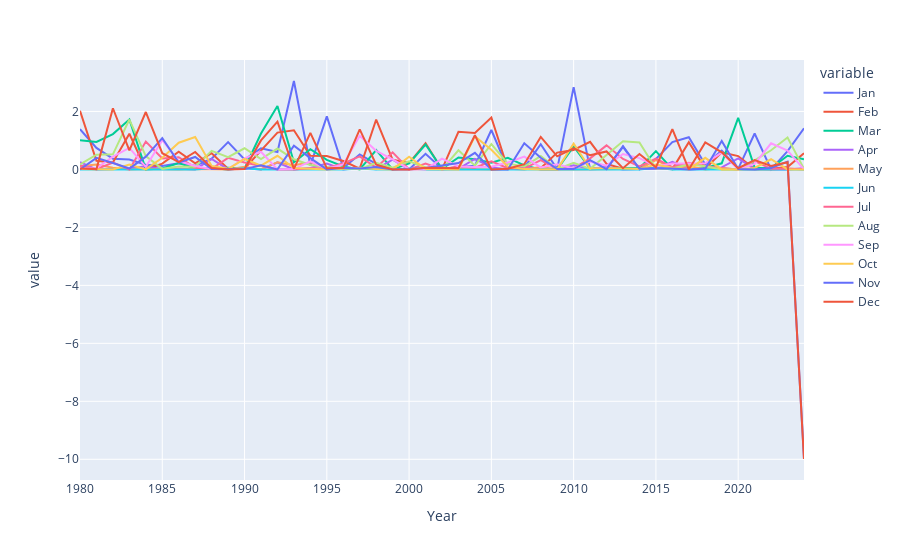

The cell this chart's notebook holds for it:
### Markdown cell above
Looking at the production from each graph, hay alfalfa seems to be the biggest difference from them. Lets see if percipitation levels have something to do with that.

### Code cell
#imperial graph precipitation
fig = px.line(Imperial,
                 x='Year',
                 y=['Jan','Feb','Mar','Apr','May','Jun','Jul','Aug','Sep','Oct','Nov','Dec'],
                 )



fig.show()

### Figure 1 — Plotly figure (JSON) as saved in the notebook; plotly's stock layout.template omitted (floating-point values rounded to 4 significant figures)
{"data": [{"hovertemplate": "variable=Jan<br>Year=%{x}<br>value=%{y}<extra></extra>", "legendgroup": "Jan", "line": {"color": "#636efa", "dash": "solid"}, "marker": {"symbol": "circle"}, "mode": "lines", "name": "Jan", "orientation": "v", "showlegend": true, "type": "scatter", "x": [1980, 1981, 1982, 1983, 1984, 1985, 1986, 1987, 1988, 1989, 1990, 1991, 1992, 1993, 1994, 1995, 1996, 1997, 1998, 1999, 2000, 2001, 2002, 2003, 2004, 2005, 2006, 2007, 2008, 2009, 2010, 2011, 2012, 2013, 2014, 2015, 2016, 2017, 2018, 2019, 2020, 2021, 2022, 2023, 2024], "xaxis": "x", "y": [1.39, 0.74, 0.37, 0.34, 0.16, 0.12, 0.21, 0.13, 0.37, 0.94, 0.34, 0.73, 0.6, 3.05, 0.13, 1.83, 0.05, 0.52, 0.19, 0.01, 0, 0.54, 0.02, 0.07, 0.13, 1.36, 0.02, 0.06, 0.87, 0.01, 2.84, 0.01, 0.02, 0.78, 0, 0.36, 0.94, 1.11, 0.17, 0.65, 0.02, 1.24, 0, 0.63, 1.42], "yaxis": "y"}, {"hovertemplate": "variable=Feb<br>Year=%{x}<br>value=%{y}<extra></extra>", "legendgroup": "Feb", "line": {"color": "#EF553B", "dash": "solid"}, "marker": {"symbol": "circle"}, "mode": "lines", "name": "Feb", "orientation": "v", "showlegend": true, "type": "scatter", "x": [1980, 1981, 1982, 1983, 1984, 1985, 1986, 1987, 1988, 1989, 1990, 1991, 1992, 1993, 1994, 1995, 1996, 1997, 1998, 1999, 2000, 2001, 2002, 2003, 2004, 2005, 2006, 2007, 2008, 2009, 2010, 2011, 2012, 2013, 2014, 2015, 2016, 2017, 2018, 2019, 2020, 2021, 2022, 2023, 2024], "xaxis": "x", "y": [2.02, 0.3, 0.24, 1.23, 0, 0.2, 0.61, 0.21, 0.56, 0.02, 0.03, 0.66, 1.27, 1.35, 0.47, 0.46, 0.29, 0.03, 1.72, 0.33, 0.22, 0.9, 0, 1.3, 1.26, 1.79, 0.02, 0.04, 0.04, 0.58, 0.67, 0.95, 0.19, 0.02, 0.02, 0.05, 0.01, 0.94, 0.03, 0.59, 0.46, 0.01, 0.02, 0.08, 0.56], "yaxis": "y"}, {"hovertemplate": "variable=Mar<br>Year=%{x}<br>value=%{y}<extra></extra>", "legendgroup": "Mar", "line": {"color": "#00cc96", "dash": "solid"}, "marker": {"symbol": "circle"}, "mode": "lines", "name": "Mar", "orientation": "v", "showlegend": true, "type": "scatter", "x": [1980, 1981, 1982, 1983, 1984, 1985, 1986, 1987, 1988, 1989, 1990, 1991, 1992, 1993, 1994, 1995, 1996, 1997, 1998, 1999, 2000, 2001, 2002, 2003, 2004, 2005, 2006, 2007, 2008, 2009, 2010, 2011, 2012, 2013, 2014, 2015, 2016, 2017, 2018, 2019, 2020, 2021, 2022, 2023, 2024], "xaxis": "x", "y": [1.01, 0.95, 1.22, 1.72, 0, 0.03, 0.22, 0.03, 0.03, 0.06, 0.03, 1.24, 2.19, 0.25, 0.7, 0.33, 0.1, 0, 0.67, 0, 0.21, 0.86, 0.02, 0.41, 0.35, 0.23, 0.4, 0.14, 0, 0, 0.79, 0.03, 0.05, 0.05, 0.04, 0.63, 0.01, 0.04, 0.05, 0.21, 1.78, 0.06, 0.05, 0.47, 0.35], "yaxis": "y"}, {"hovertemplate": "variable=Apr<br>Year=%{x}<br>value=%{y}<extra></extra>", "legendgroup": "Apr", "line": {"color": "#ab63fa", "dash": "solid"}, "marker": {"symbol": "circle"}, "mode": "lines", "name": "Apr", "orientation": "v", "showlegend": true, "type": "scatter", "x": [1980, 1981, 1982, 1983, 1984, 1985, 1986, 1987, 1988, 1989, 1990, 1991, 1992, 1993, 1994, 1995, 1996, 1997, 1998, 1999, 2000, 2001, 2002, 2003, 2004, 2005, 2006, 2007, 2008, 2009, 2010, 2011, 2012, 2013, 2014, 2015, 2016, 2017, 2018, 2019, 2020, 2021, 2022, 2023, 2024], "xaxis": "x", "y": [0.25, 0, 0.01, 0.03, 0.11, 0.01, 0.02, 0, 0.36, 0, 0.04, 0, 0.24, 0, 0.05, 0.2, 0, 0.06, 0.01, 0.34, 0, 0.02, 0.01, 0.02, 0.36, 0.07, 0.01, 0.09, 0, 0, 0.14, 0.02, 0.08, 0, 0.01, 0.02, 0.26, 0, 0.03, 0.07, 0.38, 0.01, 0, 0, 0.04], "yaxis": "y"}, {"hovertemplate": "variable=May<br>Year=%{x}<br>value=%{y}<extra></extra>", "legendgroup": "May", "line": {"color": "#FFA15A", "dash": "solid"}, "marker": {"symbol": "circle"}, "mode": "lines", "name": "May", "orientation": "v", "showlegend": true, "type": "scatter", "x": [1980, 1981, 1982, 1983, 1984, 1985, 1986, 1987, 1988, 1989, 1990, 1991, 1992, 1993, 1994, 1995, 1996, 1997, 1998, 1999, 2000, 2001, 2002, 2003, 2004, 2005, 2006, 2007, 2008, 2009, 2010, 2011, 2012, 2013, 2014, 2015, 2016, 2017, 2018, 2019, 2020, 2021, 2022, 2023, 2024], "xaxis": "x", "y": [0.11, 0.17, 0.06, 0, 0.01, 0, 0, 0.01, 0, 0, 0.09, 0, 0.25, 0.14, 0.25, 0.01, 0.03, 0.06, 0.02, 0.01, 0.02, 0, 0, 0.01, 0, 0, 0.02, 0, 0.08, 0, 0, 0.01, 0, 0.01, 0.01, 0.32, 0.05, 0.12, 0, 0.05, 0, 0, 0, 0.03, 0], "yaxis": "y"}, {"hovertemplate": "variable=Jun<br>Year=%{x}<br>value=%{y}<extra></extra>", "legendgroup": "Jun", "line": {"color": "#19d3f3", "dash": "solid"}, "marker": {"symbol": "circle"}, "mode": "lines", "name": "Jun", "orientation": "v", "showlegend": true, "type": "scatter", "x": [1980, 1981, 1982, 1983, 1984, 1985, 1986, 1987, 1988, 1989, 1990, 1991, 1992, 1993, 1994, 1995, 1996, 1997, 1998, 1999, 2000, 2001, 2002, 2003, 2004, 2005, 2006, 2007, 2008, 2009, 2010, 2011, 2012, 2013, 2014, 2015, 2016, 2017, 2018, 2019, 2020, 2021, 2022, 2023, 2024], "xaxis": "x", "y": [0, 0, 0, 0, 0, 0, 0.01, 0, 0.04, 0, 0.04, 0, 0, 0, 0, 0, 0, 0.03, 0, 0, 0.03, 0, 0, 0, 0, 0, 0.02, 0, 0, 0, 0, 0, 0, 0, 0, 0.06, 0, 0, 0, 0, 0, 0.01, 0, 0, 0], "yaxis": "y"}, {"hovertemplate": "variable=Jul<br>Year=%{x}<br>value=%{y}<extra></extra>", "legendgroup": "Jul", "line": {"color": "#FF6692", "dash": "solid"}, "marker": {"symbol": "circle"}, "mode": "lines", "name": "Jul", "orientation": "v", "showlegend": true, "type": "scatter", "x": [1980, 1981, 1982, 1983, 1984, 1985, 1986, 1987, 1988, 1989, 1990, 1991, 1992, 1993, 1994, 1995, 1996, 1997, 1998, 1999, 2000, 2001, 2002, 2003, 2004, 2005, 2006, 2007, 2008, 2009, 2010, 2011, 2012, 2013, 2014, 2015, 2016, 2017, 2018, 2019, 2020, 2021, 2022, 2023, 2024], "xaxis": "x", "y": [0.14, 0.01, 0.24, 0, 0.96, 0.38, 0.42, 0.06, 0.02, 0.4, 0.24, 0.13, 0, 0, 0.04, 0.04, 0.21, 0.45, 0.06, 0.59, 0, 0.2, 0, 0.11, 0.06, 0.28, 0.04, 0.03, 0.32, 0.01, 0.04, 0.38, 0.83, 0.36, 0.1, 0.37, 0.08, 0.23, 0.12, 0.04, 0, 0.29, 0.02, 0.02, 0.01], "yaxis": "y"}, {"hovertemplate": "variable=Aug<br>Year=%{x}<br>value=%{y}<extra></extra>", "legendgroup": "Aug", "line": {"color": "#B6E880", "dash": "solid"}, "marker": {"symbol": "circle"}, "mode": "lines", "name": "Aug", "orientation": "v", "showlegend": true, "type": "scatter", "x": [1980, 1981, 1982, 1983, 1984, 1985, 1986, 1987, 1988, 1989, 1990, 1991, 1992, 1993, 1994, 1995, 1996, 1997, 1998, 1999, 2000, 2001, 2002, 2003, 2004, 2005, 2006, 2007, 2008, 2009, 2010, 2011, 2012, 2013, 2014, 2015, 2016, 2017, 2018, 2019, 2020, 2021, 2022, 2023, 2024], "xaxis": "x", "y": [0.17, 0.51, 0.52, 1.72, 0.46, 0.02, 0.1, 0.09, 0.64, 0.42, 0.73, 0.36, 0.72, 0.35, 0.15, 0.08, 0.07, 0.01, 0.23, 0.06, 0.28, 0.07, 0, 0.66, 0.13, 0.87, 0.2, 0.1, 0.46, 0.01, 0.23, 0.02, 0.5, 0.97, 0.93, 0.02, 0.03, 0.18, 0.11, 0, 0, 0.31, 0.66, 1.1, 0.02], "yaxis": "y"}, {"hovertemplate": "variable=Sep<br>Year=%{x}<br>value=%{y}<extra></extra>", "legendgroup": "Sep", "line": {"color": "#FF97FF", "dash": "solid"}, "marker": {"symbol": "circle"}, "mode": "lines", "name": "Sep", "orientation": "v", "showlegend": true, "type": "scatter", "x": [1980, 1981, 1982, 1983, 1984, 1985, 1986, 1987, 1988, 1989, 1990, 1991, 1992, 1993, 1994, 1995, 1996, 1997, 1998, 1999, 2000, 2001, 2002, 2003, 2004, 2005, 2006, 2007, 2008, 2009, 2010, 2011, 2012, 2013, 2014, 2015, 2016, 2017, 2018, 2019, 2020, 2021, 2022, 2023, 2024], "xaxis": "x", "y": [0.03, 0.04, 0.44, 0.74, 0.09, 1.01, 0.29, 0.12, 0.01, 0.01, 0.38, 0.61, 0, 0.01, 0.28, 0.02, 0.17, 1.16, 0.64, 0.35, 0.01, 0, 0.37, 0.1, 0.08, 0.09, 0.24, 0.44, 0.07, 0.18, 0.03, 0.27, 0.13, 0.53, 0.39, 0.1, 0.2, 0.2, 0.21, 0.58, 0, 0.19, 0.9, 0.65, 0], "yaxis": "y"}, {"hovertemplate": "variable=Oct<br>Year=%{x}<br>value=%{y}<extra></extra>", "legendgroup": "Oct", "line": {"color": "#FECB52", "dash": "solid"}, "marker": {"symbol": "circle"}, "mode": "lines", "name": "Oct", "orientation": "v", "showlegend": true, "type": "scatter", "x": [1980, 1981, 1982, 1983, 1984, 1985, 1986, 1987, 1988, 1989, 1990, 1991, 1992, 1993, 1994, 1995, 1996, 1997, 1998, 1999, 2000, 2001, 2002, 2003, 2004, 2005, 2006, 2007, 2008, 2009, 2010, 2011, 2012, 2013, 2014, 2015, 2016, 2017, 2018, 2019, 2020, 2021, 2022, 2023, 2024], "xaxis": "x", "y": [0.01, 0.01, 0, 0.17, 0, 0.4, 0.92, 1.12, 0.12, 0.02, 0.36, 0.13, 0.47, 0.05, 0.02, 0, 0.02, 0.05, 0.01, 0, 0.44, 0.01, 0.01, 0, 1.14, 0.68, 0.1, 0.01, 0, 0, 0.89, 0.03, 0.05, 0.04, 0.01, 0.17, 0.06, 0, 0.4, 0, 0, 0.05, 0.35, 0, 0], "yaxis": "y"}, {"hovertemplate": "variable=Nov<br>Year=%{x}<br>value=%{y}<extra></extra>", "legendgroup": "Nov", "line": {"color": "#636efa", "dash": "solid"}, "marker": {"symbol": "circle"}, "mode": "lines", "name": "Nov", "orientation": "v", "showlegend": true, "type": "scatter", "x": [1980, 1981, 1982, 1983, 1984, 1985, 1986, 1987, 1988, 1989, 1990, 1991, 1992, 1993, 1994, 1995, 1996, 1997, 1998, 1999, 2000, 2001, 2002, 2003, 2004, 2005, 2006, 2007, 2008, 2009, 2010, 2011, 2012, 2013, 2014, 2015, 2016, 2017, 2018, 2019, 2020, 2021, 2022, 2023, 2024], "xaxis": "x", "y": [0, 0.4, 0.22, 0.03, 0.44, 1.08, 0.24, 0.43, 0.01, 0.01, 0.01, 0.14, 0, 0.82, 0.39, 0, 0.06, 0.03, 0.08, 0, 0.01, 0.05, 0.14, 0.22, 0.57, 0, 0, 0.9, 0.4, 0.01, 0.01, 0.32, 0.01, 0.8, 0.02, 0.04, 0.03, 0, 0.02, 0.98, 0.01, 0, 0.05, 0.27, -9.99], "yaxis": "y"}, {"hovertemplate": "variable=Dec<br>Year=%{x}<br>value=%{y}<extra></extra>", "legendgroup": "Dec", "line": {"color": "#EF553B", "dash": "solid"}, "marker": {"symbol": "circle"}, "mode": "lines", "name": "Dec", "orientation": "v", "showlegend": true, "type": "scatter", "x": [1980, 1981, 1982, 1983, 1984, 1985, 1986, 1987, 1988, 1989, 1990, 1991, 1992, 1993, 1994, 1995, 1996, 1997, 1998, 1999, 2000, 2001, 2002, 2003, 2004, 2005, 2006, 2007, 2008, 2009, 2010, 2011, 2012, 2013, 2014, 2015, 2016, 2017, 2018, 2019, 2020, 2021, 2022, 2023, 2024], "xaxis": "x", "y": [0.03, 0.01, 2.11, 0.66, 1.98, 0.56, 0.25, 0.6, 0.05, 0, 0.01, 1, 1.65, 0.02, 1.26, 0.04, 0.06, 1.38, 0.16, 0, 0, 0.06, 0.05, 0.04, 1.18, 0, 0.02, 0.18, 1.12, 0.45, 0.73, 0.49, 0.62, 0.04, 0.53, 0.07, 1.39, 0, 0.93, 0.59, 0.04, 0.32, 0.12, 0.25, -9.99], "yaxis": "y"}], "layout": {"autosize": true, "legend": {"title": {"text": "variable"}, "tracegroupgap": 0}, "margin": {"t": 60}, "xaxis": {"anchor": "y", "autorange": true, "domain": [0, 1], "range": [1980, 2024], "title": {"text": "Year"}, "type": "linear"}, "yaxis": {"anchor": "x", "autorange": true, "domain": [0, 1], "range": [-10.71, 3.774], "title": {"text": "value"}, "type": "linear"}}}
